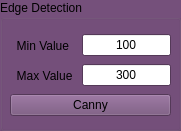
      <widget class="QGroupBox" name="Edge">
       <property name="geometry">
        <rect>
         <x>270</x>
         <y>100</y>
         <width>181</width>
         <height>131</height>
        </rect>
       </property>
       <property name="palette">
        <palette>
         <active>
          <colorrole role="WindowText">
           <brush brushstyle="SolidPattern">
            <color alpha="255">
             <red>0</red>
             <green>0</green>
             <blue>0</blue>
            </color>
           </brush>
          </colorrole>
          <colorrole role="Button">
           <brush brushstyle="SolidPattern">
            <color alpha="255">
             <red>117</red>
             <green>80</green>
             <blue>123</blue>
            </color>
           </brush>
          </colorrole>
          <colorrole role="Light">
           <brush brushstyle="SolidPattern">
            <color alpha="255">
             <red>176</red>
             <green>120</green>
             <blue>185</blue>
            </color>
           </brush>
          </colorrole>
          <colorrole role="Midlight">
           <brush brushstyle="SolidPattern">
            <color alpha="255">
             <red>146</red>
             <green>100</green>
             <blue>154</blue>
            </color>
           </brush>
          </colorrole>
          <colorrole role="Dark">
           <brush brushstyle="SolidPattern">
            <color alpha="255">
             <red>58</red>
             <green>40</green>
             <blue>61</blue>
            </color>
           </brush>
          </colorrole>
          <colorrole role="Mid">
           <brush brushstyle="SolidPattern">
            <color alpha="255">
             <red>78</red>
             <green>53</green>
             <blue>82</blue>
            </color>
           </brush>
          </colorrole>
          <colorrole role="Text">
           <brush brushstyle="SolidPattern">
            <color alpha="255">
             <red>0</red>
             <green>0</green>
             <blue>0</blue>
            </color>
           </brush>
          </colorrole>
          <colorrole role="BrightText">
           <brush brushstyle="SolidPattern">
            <color alpha="255">
             <red>0</red>
             <green>0</green>
             <blue>0</blue>
            </color>
           </brush>
          </colorrole>
          <colorrole role="ButtonText">
           <brush brushstyle="SolidPattern">
            <color alpha="255">
             <red>0</red>
             <green>0</green>
             <blue>0</blue>
            </color>
           </brush>
          </colorrole>
          <colorrole role="Base">
           <brush brushstyle="SolidPattern">
            <color alpha="255">
             <red>173</red>
             <green>127</green>
             <blue>168</blue>
            </color>
           </brush>
          </colorrole>
          <colorrole role="Window">
           <brush brushstyle="SolidPattern">
            <color alpha="255">
             <red>117</red>
             <green>80</green>
             <blue>123</blue>
            </color>
           </brush>
          </colorrole>
          <colorrole role="Shadow">
           <brush brushstyle="SolidPattern">
            <color alpha="255">
             <red>0</red>
             <green>0</green>
             <blue>0</blue>
            </color>
           </brush>
          </colorrole>
          <colorrole role="AlternateBase">
           <brush brushstyle="SolidPattern">
            <color alpha="255">
             <red>58</red>
             <green>40</green>
             <blue>61</blue>
            </color>
           </brush>
          </colorrole>
          <colorrole role="ToolTipBase">
           <brush brushstyle="SolidPattern">
            <color alpha="255">
             <red>255</red>
             <green>255</green>
             <blue>220</blue>
            </color>
           </brush>
          </colorrole>
          <colorrole role="ToolTipText">
           <brush brushstyle="SolidPattern">
            <color alpha="255">
             <red>0</red>
             <green>0</green>
             <blue>0</blue>
            </color>
           </brush>
          </colorrole>
         </active>
         <inactive>
          <colorrole role="WindowText">
           <brush brushstyle="SolidPattern">
            <color alpha="255">
             <red>0</red>
             <green>0</green>
             <blue>0</blue>
            </color>
           </brush>
          </colorrole>
          <colorrole role="Button">
           <brush brushstyle="SolidPattern">
            <color alpha="255">
             <red>117</red>
             <green>80</green>
             <blue>123</blue>
            </color>
           </brush>
          </colorrole>
          <colorrole role="Light">
           <brush brushstyle="SolidPattern">
            <color alpha="255">
             <red>176</red>
             <green>120</green>
             <blue>185</blue>
            </color>
           </brush>
          </colorrole>
          <colorrole role="Midlight">
           <brush brushstyle="SolidPattern">
            <color alpha="255">
             <red>146</red>
             <green>100</green>
             <blue>154</blue>
            </color>
           </brush>
          </colorrole>
          <colorrole role="Dark">
           <brush brushstyle="SolidPattern">
            <color alpha="255">
             <red>58</red>
             <green>40</green>
             <blue>61</blue>
            </color>
           </brush>
          </colorrole>
          <colorrole role="Mid">
           <brush brushstyle="SolidPattern">
            <color alpha="255">
             <red>78</red>
             <green>53</green>
             <blue>82</blue>
            </color>
           </brush>
          </colorrole>
          <colorrole role="Text">
           <brush brushstyle="SolidPattern">
            <color alpha="255">
             <red>0</red>
             <green>0</green>
             <blue>0</blue>
            </color>
           </brush>
          </colorrole>
          <colorrole role="BrightText">
           <brush brushstyle="SolidPattern">
            <color alpha="255">
             <red>0</red>
             <green>0</green>
             <blue>0</blue>
            </color>
           </brush>
          </colorrole>
          <colorrole role="ButtonText">
           <brush brushstyle="SolidPattern">
            <color alpha="255">
             <red>0</red>
             <green>0</green>
             <blue>0</blue>
            </color>
           </brush>
          </colorrole>
          <colorrole role="Base">
           <brush brushstyle="SolidPattern">
            <color alpha="255">
             <red>173</red>
             <green>127</green>
             <blue>168</blue>
            </color>
           </brush>
          </colorrole>
          <colorrole role="Window">
           <brush brushstyle="SolidPattern">
            <color alpha="255">
             <red>117</red>
             <green>80</green>
             <blue>123</blue>
            </color>
           </brush>
          </colorrole>
          <colorrole role="Shadow">
           <brush brushstyle="SolidPattern">
            <color alpha="255">
             <red>0</red>
             <green>0</green>
             <blue>0</blue>
            </color>
           </brush>
          </colorrole>
          <colorrole role="AlternateBase">
           <brush brushstyle="SolidPattern">
            <color alpha="255">
             <red>58</red>
             <green>40</green>
             <blue>61</blue>
            </color>
           </brush>
          </colorrole>
          <colorrole role="ToolTipBase">
           <brush brushstyle="SolidPattern">
            <color alpha="255">
             <red>255</red>
             <green>255</green>
             <blue>220</blue>
            </color>
           </brush>
          </colorrole>
          <colorrole role="ToolTipText">
           <brush brushstyle="SolidPattern">
            <color alpha="255">
             <red>0</red>
             <green>0</green>
             <blue>0</blue>
            </color>
           </brush>
          </colorrole>
         </inactive>
         <disabled>
          <colorrole role="WindowText">
           <brush brushstyle="SolidPattern">
            <color alpha="255">
             <red>58</red>
             <green>40</green>
             <blue>61</blue>
            </color>
           </brush>
          </colorrole>
          <colorrole role="Button">
           <brush brushstyle="SolidPattern">
            <color alpha="255">
             <red>117</red>
             <green>80</green>
             <blue>123</blue>
            </color>
           </brush>
          </colorrole>
          <colorrole role="Light">
           <brush brushstyle="SolidPattern">
            <color alpha="255">
             <red>176</red>
             <green>120</green>
             <blue>185</blue>
            </color>
           </brush>
          </colorrole>
          <colorrole role="Midlight">
           <brush brushstyle="SolidPattern">
            <color alpha="255">
             <red>146</red>
             <green>100</green>
             <blue>154</blue>
            </color>
           </brush>
          </colorrole>
          <colorrole role="Dark">
           <brush brushstyle="SolidPattern">
            <color alpha="255">
             <red>58</red>
             <green>40</green>
             <blue>61</blue>
            </color>
           </brush>
          </colorrole>
          <colorrole role="Mid">
           <brush brushstyle="SolidPattern">
            <color alpha="255">
             <red>78</red>
             <green>53</green>
             <blue>82</blue>
            </color>
           </brush>
          </colorrole>
          <colorrole role="Text">
           <brush brushstyle="SolidPattern">
            <color alpha="255">
             <red>58</red>
             <green>40</green>
             <blue>61</blue>
            </color>
           </brush>
          </colorrole>
          <colorrole role="BrightText">
           <brush brushstyle="SolidPattern">
            <color alpha="255">
             <red>0</red>
             <green>0</green>
             <blue>0</blue>
            </color>
           </brush>
          </colorrole>
          <colorrole role="ButtonText">
           <brush brushstyle="SolidPattern">
            <color alpha="255">
             <red>58</red>
             <green>40</green>
             <blue>61</blue>
            </color>
           </brush>
          </colorrole>
          <colorrole role="Base">
           <brush brushstyle="SolidPattern">
            <color alpha="255">
             <red>117</red>
             <green>80</green>
             <blue>123</blue>
            </color>
           </brush>
          </colorrole>
          <colorrole role="Window">
           <brush brushstyle="SolidPattern">
            <color alpha="255">
             <red>117</red>
             <green>80</green>
             <blue>123</blue>
            </color>
           </brush>
          </colorrole>
          <colorrole role="Shadow">
           <brush brushstyle="SolidPattern">
            <color alpha="255">
             <red>0</red>
             <green>0</green>
             <blue>0</blue>
            </color>
           </brush>
          </colorrole>
          <colorrole role="AlternateBase">
           <brush brushstyle="SolidPattern">
            <color alpha="255">
             <red>117</red>
             <green>80</green>
             <blue>123</blue>
            </color>
           </brush>
          </colorrole>
          <colorrole role="ToolTipBase">
           <brush brushstyle="SolidPattern">
            <color alpha="255">
             <red>255</red>
             <green>255</green>
             <blue>220</blue>
            </color>
           </brush>
          </colorrole>
          <colorrole role="ToolTipText">
           <brush brushstyle="SolidPattern">
            <color alpha="255">
             <red>0</red>
             <green>0</green>
             <blue>0</blue>
            </color>
           </brush>
          </colorrole>
         </disabled>
        </palette>
       </property>
       <property name="title">
        <string>Edge Detection</string>
       </property>
       <widget class="QWidget" name="verticalLayoutWidget_10">
        <property name="geometry">
         <rect>
          <x>10</x>
          <y>90</y>
          <width>161</width>
          <height>31</height>
         </rect>
        </property>
        <layout class="QVBoxLayout" name="verticalLayout_13">
         <item>
          <widget class="QPushButton" name="CannyButton">
           <property name="text">
            <string>Canny</string>
           </property>
          </widget>
         </item>
        </layout>
       </widget>
       <widget class="QWidget" name="horizontalLayoutWidget_6">
        <property name="geometry">
         <rect>
          <x>10</x>
          <y>30</y>
          <width>161</width>
          <height>31</height>
         </rect>
        </property>
        <layout class="QHBoxLayout" name="horizontalLayout_4">
         <item>
          <widget class="QLabel" name="label_5">
           <property name="text">
            <string>  Min Value  </string>
           </property>
          </widget>
         </item>
         <item>
          <widget class="QLineEdit" name="CannyMinEdit">
           <property name="palette">
            <palette>
             <active>
              <colorrole role="Base">
               <brush brushstyle="SolidPattern">
                <color alpha="255">
                 <red>255</red>
                 <green>255</green>
                 <blue>255</blue>
                </color>
               </brush>
              </colorrole>
             </active>
             <inactive>
              <colorrole role="Base">
               <brush brushstyle="SolidPattern">
                <color alpha="255">
                 <red>255</red>
                 <green>255</green>
                 <blue>255</blue>
                </color>
               </brush>
              </colorrole>
             </inactive>
             <disabled>
              <colorrole role="Base">
               <brush brushstyle="SolidPattern">
                <color alpha="255">
                 <red>117</red>
                 <green>80</green>
                 <blue>123</blue>
                </color>
               </brush>
              </colorrole>
             </disabled>
            </palette>
           </property>
           <property name="text">
            <string>100</string>
           </property>
           <property name="alignment">
            <set>Qt::AlignCenter</set>
           </property>
          </widget>
         </item>
        </layout>
       </widget>
       <widget class="QWidget" name="horizontalLayoutWidget_7">
        <property name="geometry">
         <rect>
          <x>10</x>
          <y>60</y>
          <width>161</width>
          <height>31</height>
         </rect>
        </property>
        <layout class="QHBoxLayout" name="horizontalLayout_5">
         <item>
          <widget class="QLabel" name="label_6">
           <property name="text">
            <string>  Max Value </string>
           </property>
          </widget>
         </item>
         <item>
          <widget class="QLineEdit" name="CannyMaxEdit">
           <property name="palette">
            <palette>
             <active>
              <colorrole role="Base">
               <brush brushstyle="SolidPattern">
                <color alpha="255">
                 <red>255</red>
                 <green>255</green>
                 <blue>255</blue>
                </color>
               </brush>
              </colorrole>
             </active>
             <inactive>
              <colorrole role="Base">
               <brush brushstyle="SolidPattern">
                <color alpha="255">
                 <red>255</red>
                 <green>255</green>
                 <blue>255</blue>
                </color>
               </brush>
              </colorrole>
             </inactive>
             <disabled>
              <colorrole role="Base">
               <brush brushstyle="SolidPattern">
                <color alpha="255">
                 <red>117</red>
                 <green>80</green>
                 <blue>123</blue>
                </color>
               </brush>
              </colorrole>
             </disabled>
            </palette>
           </property>
           <property name="text">
            <string>300</string>
           </property>
           <property name="alignment">
            <set>Qt::AlignCenter</set>
           </property>
          </widget>
         </item>
        </layout>
       </widget>
      </widget>
